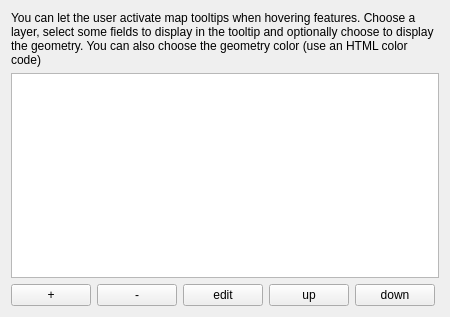
             <widget class="QWidget" name="scrollAreaWidgetContents_8">
              <property name="geometry">
               <rect>
                <x>0</x>
                <y>0</y>
                <width>450</width>
                <height>317</height>
               </rect>
              </property>
              <layout class="QVBoxLayout" name="verticalLayout_27">
               <item>
                <widget class="QLabel" name="label_2">
                 <property name="styleSheet">
                  <string notr="true"/>
                 </property>
                 <property name="text">
                  <string>You can let the user activate map tooltips when hovering features. Choose a layer, select some fields to display in the tooltip and optionally choose to display the geometry. You can also choose the geometry color (use an HTML color code)</string>
                 </property>
                 <property name="wordWrap">
                  <bool>true</bool>
                 </property>
                </widget>
               </item>
               <item>
                <widget class="QTableWidget" name="table_tooltip"/>
               </item>
               <item>
                <layout class="QHBoxLayout" name="horizontalLayout">
                 <item>
                  <widget class="QPushButton" name="add_tooltip_button">
                   <property name="text">
                    <string notr="true">+</string>
                   </property>
                  </widget>
                 </item>
                 <item>
                  <widget class="QPushButton" name="remove_tooltip_button">
                   <property name="text">
                    <string notr="true">-</string>
                   </property>
                  </widget>
                 </item>
                 <item>
                  <widget class="QPushButton" name="edit_tooltip_button">
                   <property name="text">
                    <string notr="true">edit</string>
                   </property>
                  </widget>
                 </item>
                 <item>
                  <widget class="QPushButton" name="up_tooltip_button">
                   <property name="text">
                    <string notr="true">up</string>
                   </property>
                  </widget>
                 </item>
                 <item>
                  <widget class="QPushButton" name="down_tooltip_button">
                   <property name="text">
                    <string notr="true">down</string>
                   </property>
                  </widget>
                 </item>
                 <item>
                  <spacer name="horizontalSpacer_14">
                   <property name="orientation">
                    <enum>Qt::Horizontal</enum>
                   </property>
                   <property name="sizeHint" stdset="0">
                    <size>
                     <width>40</width>
                     <height>20</height>
                    </size>
                   </property>
                  </spacer>
                 </item>
                </layout>
               </item>
              </layout>
             </widget>
